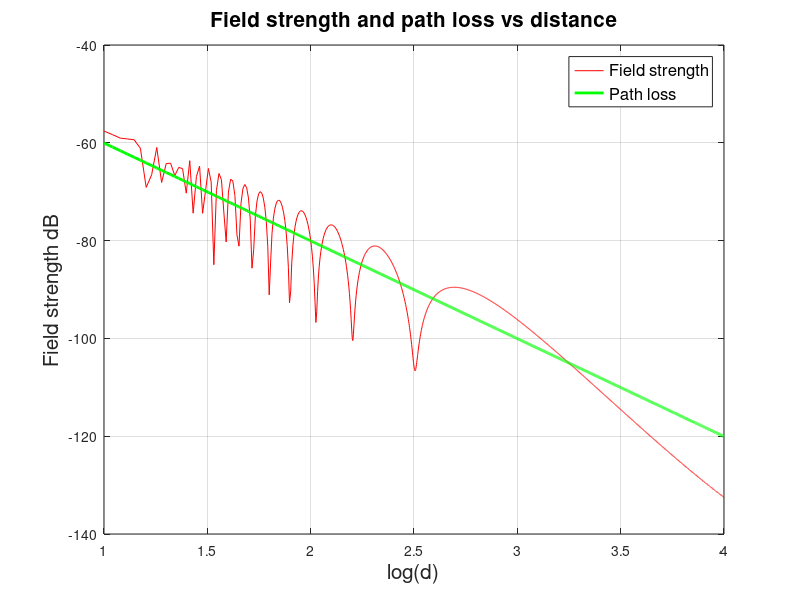

This figure's MATLAB source:
% street.m; reflections from ground and street buildings;
% width of street a meters;
% transmit antenna h1 m, receive ant. h2 ;
% frequency 2400 MHz;
% use ray tracing and image theory;
% Rg is reflection from the ground, assume -0.85;
% Rw is reflection from the walls, assume Rw=-0.5;
% N is number of reflections;
%
% J�rgen Bach Andersen 2002
% modified Patrick Eggers 2003-2008

clear all
close all
clf
f=2400;
lambda=300/f;
k=2*pi/lambda;
N=0;   
a=10;   % what is this ? = Distance between the walls
h1=10;  % height terminal 1
h2=2;   % height terminal 2
Rg=-0.85; % ground reflection
Rw=-0.5;  % wall reflection
d=10:1:10000; %distance along street;
E=d-d;

for i=1:N+1
R1=sqrt(d.^2+(h1-h2)^2+((i-1)*a)^2);  % distance between antenna and side images;
R2=sqrt(d.^2+(h1+h2)^2+((i-1)*a)^2);  % distance between ground image and side images;

%insert here the contribution from the various images and sum them to a total E;
Floss1 = lambda./(4.*pi.*R1); 
Floss2 = lambda./(4.*pi.*R2);
if i == 1
E = E + Floss1.*((Rw^(i-1))*exp(-j*k*R1))+ (Rg).*Floss2.*((Rw^(i-1))*exp(-j*k*R2));
else
E = E + 2*Floss1.*((Rw^(i-1))*exp(-j*k*R1))+ 2*(Rg).*Floss2.*((Rw^(i-1))*exp(-j*k*R2));
end
end

P=20*log10(abs(E));
Plos=(lambda./(4*pi*d)).^2; %direct field;
P2=10*log10(abs(Plos));

plot(log10(d),P,'r',log10(d),P2,'g','linewidth',2)
xlabel('log(d)','FontSize',15);
ylabel('Field strength dB','FontSize',15);
title('Field strength and path loss vs distance','FontSize',15);
handle=legend('Field strength', 'Path loss');
set(handle,'FontSize',12);
grid on
% axis([1 3 -70 -10]);

% discuss the result. Try also w low N=1 or 2

% construct the time response
% How will you plot the time response (power versus delay)?


% Impulse response
figure()




% % % % % % Impulse response in frequency
% % % % % Et=exp(-j*k.*fd);
% % % % % % Infinite bandwith impulse response in frequency
% % % % % H = (fft(E))./Et;
% % % % % 
% % % % % % Impulse response in space
% % % % % figure()
% % % % % plot(d,abs(ifft(H).^2),'linewidth',2);

% This is the dopler shift
% figure()
% plot(fd,abs(fftshift(fft(E))).^2,'linewidth',2)
